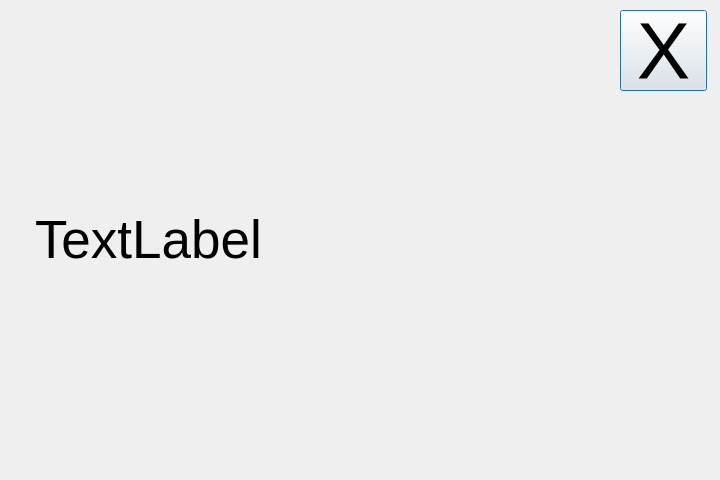
<?xml version="1.0" encoding="UTF-8"?>
<ui version="4.0">
 <class>Dialog</class>
 <widget class="QDialog" name="Dialog">
  <property name="geometry">
   <rect>
    <x>0</x>
    <y>0</y>
    <width>720</width>
    <height>480</height>
   </rect>
  </property>
  <property name="windowTitle">
   <string>Dialog</string>
  </property>
  <widget class="QLabel" name="label">
   <property name="geometry">
    <rect>
     <x>35</x>
     <y>40</y>
     <width>571</width>
     <height>400</height>
    </rect>
   </property>
   <property name="font">
    <font>
     <pointsize>40</pointsize>
    </font>
   </property>
   <property name="text">
    <string>TextLabel</string>
   </property>
  </widget>
  <widget class="QPushButton" name="kill_all_button">
   <property name="geometry">
    <rect>
     <x>620</x>
     <y>10</y>
     <width>87</width>
     <height>81</height>
    </rect>
   </property>
   <property name="font">
    <font>
     <pointsize>60</pointsize>
    </font>
   </property>
   <property name="text">
    <string>X</string>
   </property>
  </widget>
 </widget>
 <resources/>
 <connections/>
</ui>
